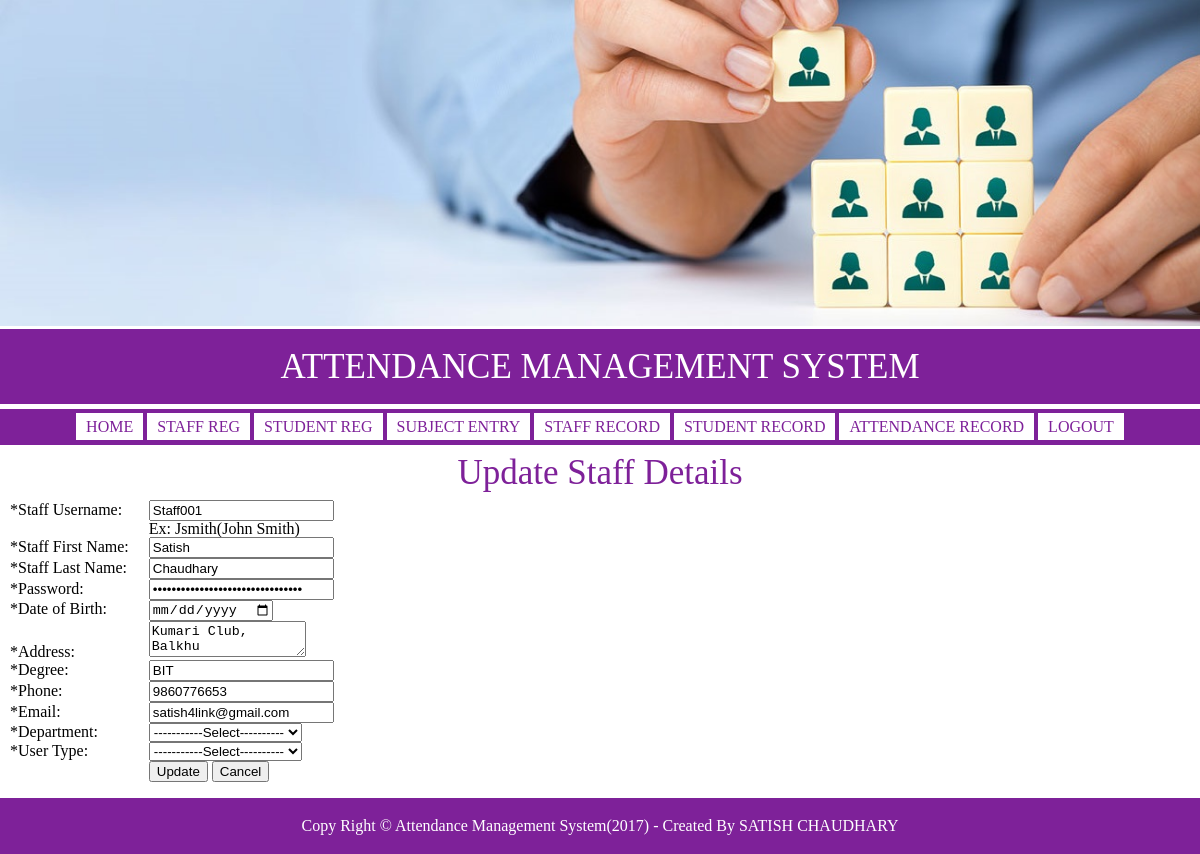
/updateStaffDetails.php?id=1, run on an earlier commit of the app's database.
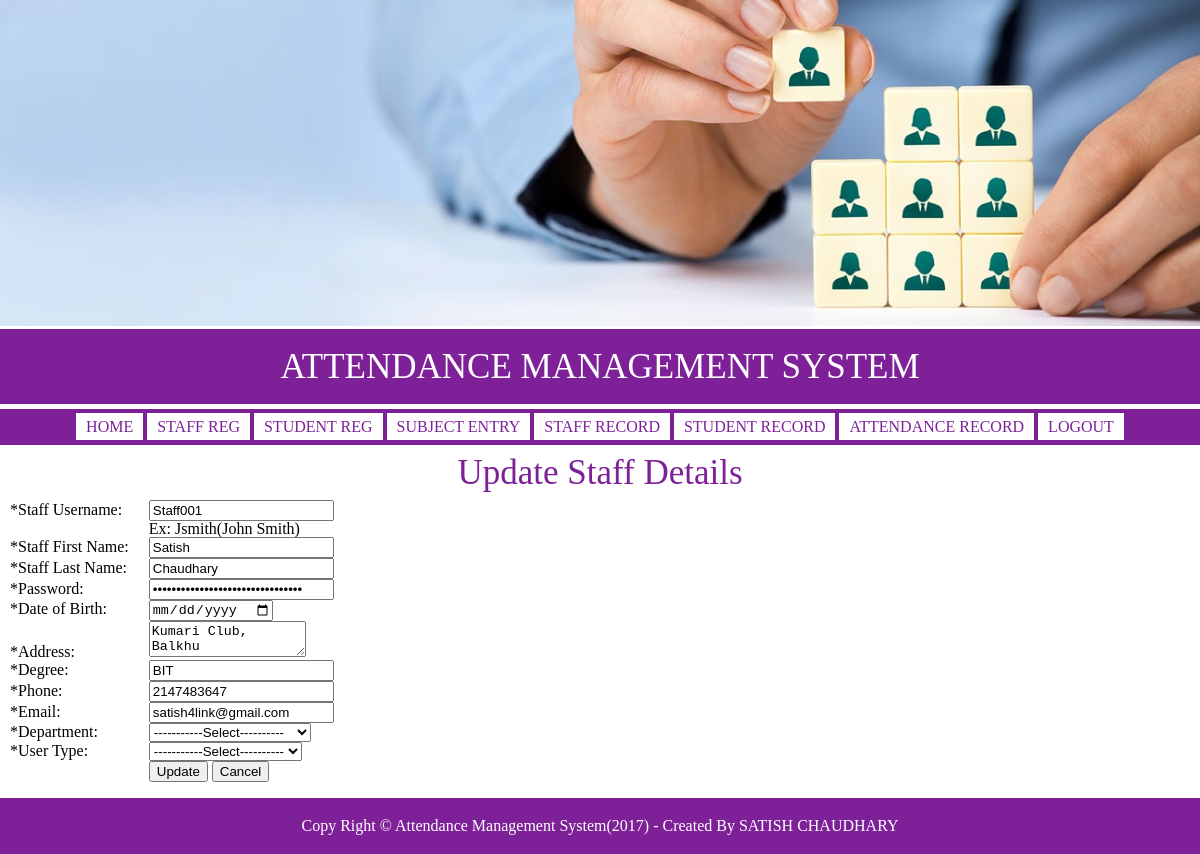
And on a later commit of the database.
### tables this page shows
CREATE TABLE `staff_tbl` (
  `staff_id` int(11) NOT NULL,
  `d_id` int(11) NOT NULL,
  `username` varchar(255) NOT NULL,
  `staff_fname` varchar(255) NOT NULL,
  `staff_lname` varchar(255) NOT NULL,
  `password` varchar(32) NOT NULL,
  `dateOfBirth` date NOT NULL,
  `address` text NOT NULL,
  `degree` varchar(255) NOT NULL,
  `phone` int(11) NOT NULL,
  `email` varchar(255) NOT NULL,
  `usertype` varchar(255) NOT NULL,
  `approve` tinyint(1) NOT NULL
);

### classes/class.user.php (called while the page is built, shortened)
<?php
class USER{
	private $conn;
	public function __construct()
    {
        $database = new Database();
        $db = $database->dbConn();
        $this->conn = $db;
    }
	public function runQuery($sql){
		$stmt = $this->conn->prepare($sql);
		return $stmt;
	}
}
?>

### updateStaffDetails.php (the view, shortened to what this page needs)
<?php
$id = $_GET["id"];
include_once 'include/adminheader.php';
?>
	<section class="body">
		<div class="form-container">
			<h1>update staff details</h1>
			<?php
            require_once 'classes/class.user.php';
            $user=new USER;
				$stmt = $user->runQuery("SELECT * FROM staff_tbl WHERE staff_id = '$id'");
				$stmt->execute();
				while($row = $stmt->fetch(PDO::FETCH_ASSOC)){
					$staff_code = $row['username'];
                    $staff_fname = $row['staff_fname'];
                    $staff_lname = $row['staff_lname'];
					$password = $row['password'];
					$address = $row['address'];
					$degree = $row['degree'];
					$phone = $row['phone'];
                    $email = $row['email'];
				}
			?>
			<table align="center">
				<form method="post" action="">
					<tr>
						<td>*Staff Username:</td>
						<td>
							<input type="text" name="code" placeholder="JSmith" value="<?php echo $staff_code; ?>">
							<p>Ex: Jsmith(John Smith)</p>
						</td>
					</tr>
					<tr>
						<td>*Staff First Name:</td>
						<td><input type="text" name="fname" placeholder="First Name" value="<?php echo $staff_fname; ?>" /></td>
					</tr>
					<tr>
						<td>*Staff Last Name:</td>
						<td><input type="text" name="lname" placeholder="Last Name" value="<?php echo $staff_lname; ?>" /></td>
					</tr>
					<tr>
						<td>*Password:</td>
						<td><input type="password" name="password" placeholder="Password" value="<?php echo $password; ?>" /></td>
					</tr>
					<tr>
						<td>*Date of Birth:</td>
						<td><input type="date" name="dob" value="<?php echo $dateOfBirth; ?>" /></td>
					</tr>
					<tr>
						<td>*Address:</td>
						<td><textarea name="address" cols="17"><?php echo $address; ?></textarea></td>
					</tr>
					<tr>
						<td>*Degree:</td>
						<td><input type="text" name="degree" placeholder="Degree" value="<?php echo $degree; ?>" /></td>
					</tr>
					<tr>
						<td>*Phone:</td>
						<td><input type="number" name="phone" placeholder="Phone" value="<?php echo $phone; ?>" /></td>
					</tr>
					<tr>
						<td>*Email:</td>
						<td><input type="email" name="email" placeholder="Email" value="<?php echo $email; ?>" /></td>
					</tr>
					<tr>
						<td>*Department:</td>
						<td>
							<select name="department" id="d_id">
								<option value="">-----------Select----------</option>
							</select>
						</td>
					</tr>
					<tr>
						<td>*User Type:</td>
						<td>
							<select name="usertype"s>
								<option>-----------Select----------</option>
							</select>
						</td>
					</tr>
					<tr>
						<td></td>
						<td><input type="submit" name="submit" value="Update" />
						<input type="reset" name="reset" value="Cancel" /></td>
					</tr>
				</form>
			</table>
		</div>
	</section>
	<br/>
<?php
include_once 'include/footer.php';
?>

What changed in the data, as far as the page shows it:
changed staff_tbl "Staff001": phone "9860776653" → "2147483647"
